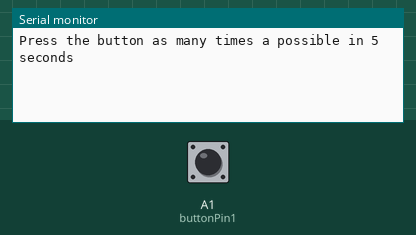
This sketch was run on a simulated Arduino Uno, built with avr-gcc and run on an emulated ATmega328P. Parts: the last lines printed to the serial monitor. The test bench sets the inputs (shaded band); at power-on: A1 (buttonPin1) HIGH.

Above: at 1.2 s.
1.3 s: A1 (buttonPin1) pulled LOW for 0.15 s
At 2.0 s:
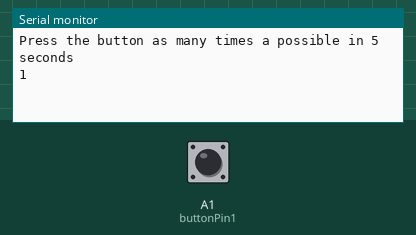
4.4 s: A1 (buttonPin1) pulled LOW for 1 s
At 5.3 s:
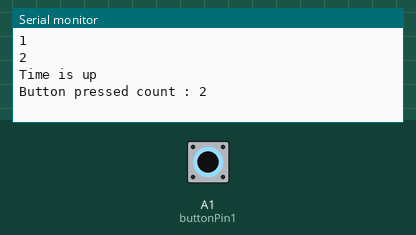

The sketch:

c02.04_Part_4_-_Debouncing.ino
```cpp
// from https://forum.arduino.cc/t/using-millis-for-timing-a-beginners-guide/483573
unsigned long periodStartMillis;
unsigned long currentMillis;
const unsigned long period = 5000;  //period during which button input is valid
const byte buttonPin1 = A1;    //button on pin A1
byte currentButtonState;
byte previousButtonState;
int count = 0;
boolean printFinalMessage = true;
unsigned long debounceStartMillis;
unsigned long debouncePeriod = 20;
boolean debouncing = false;

void setup()
{
  Serial.begin(115200);
  pinMode(buttonPin1, INPUT_PULLUP);
  Serial.println("Press the button as many times a possible in 5 seconds");
  periodStartMillis = millis();
}

void loop()
{
  currentMillis = millis();
  if (currentMillis - periodStartMillis <= period)  //true until the period elapses
  {
    previousButtonState = currentButtonState;    //save the previous button state
    currentButtonState = digitalRead(buttonPin1);  //read the current state of the input
    if (currentButtonState != previousButtonState) //if the button state has changed
    {
      debounceStartMillis = currentMillis;  //save the time that the state change occured
      debouncing = true;  //flag that debouncing in progress
    }    //end state change check

    if (currentMillis - debounceStartMillis >= debouncePeriod)  //if the debounce period has elapsed
    {
      if (debouncing == true)    //debouncing taking place
      {
        if (currentButtonState == LOW)  //if the button is currently pressed
        {
          debouncing = false;    //debouncing is finished
          count++;               //increment the count
          Serial.println(count);
        }    //end count increment
      }  //end debouncing in progress check
    }    //end debounce time elapsed check
  }  //end timing period check
  else  //period has ended
  {
    if (printFinalMessage == true)
    {
      Serial.println("Time is up");
      Serial.print("Button pressed count : ");
      Serial.println(count);
      printFinalMessage = false;    //prevent the final message being displayed again
    }    //end printing final message
  }    //end final message check
}
```

Measured:
- after the input at 1.3 s, the serial monitor: prints a new line at once (image 1)
- after the input at 4.4 s, the serial monitor: prints a new line at once (image 2)
